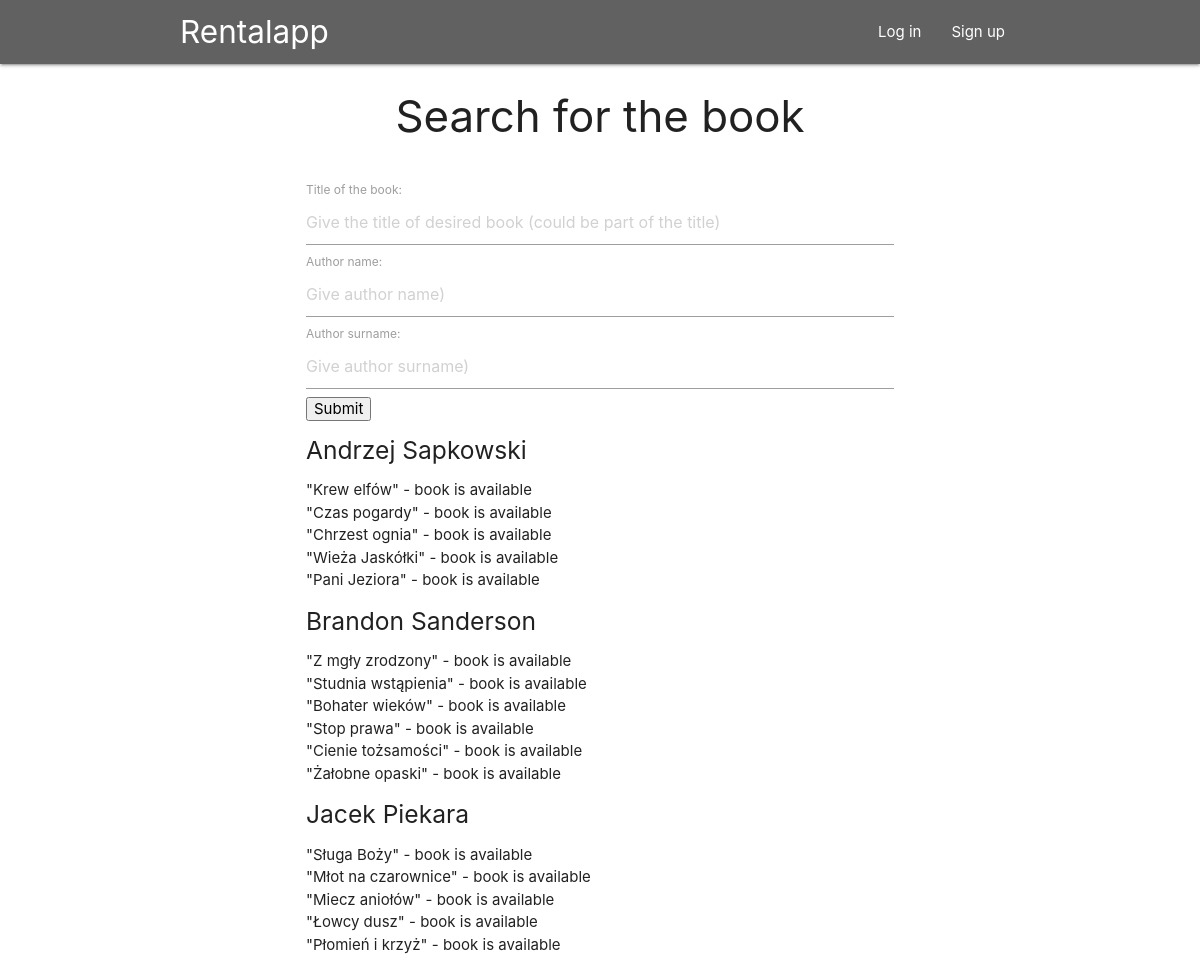
The page /books/result/ on the database its author committed.
### rentalapp/models.py (models this page shows, shortened)
class Book(models.Model):
    title = models.CharField(max_length=30)
    author = models.ForeignKey(Author, on_delete=models.CASCADE)
    is_avaiable = models.BooleanField(default=True)
    is_reserved = models.BooleanField(default=False)

class Author(models.Model):
    name = models.CharField(max_length=30)
    secondname = models.CharField(max_length=30, default='')
    surname = models.CharField(max_length=30)
    def __str__(self):
        return f'{self.name} {self.secondname + " " if self.secondname!="" else ""}{self.surname}'

### rentalapp/views.py (the view)
# urls.py: path('books/result/', views.result, name='result'),
def result(request):
    if request.method == 'POST':
        form = SearchBooksForm(request.POST)
    else:
        form = SearchBooksForm()
    author_list = Author.objects.filter(
        name__contains=request.POST.get("given_author_name",""),
        surname__contains=request.POST.get("given_author_surname","")
        )
    book_list = []
    for author in author_list:
        temp = author.book_set.filter(title__contains=request.POST.get("given_title",""))
        if temp.exists():
            book_list.append(temp)
    context = {'book_list':book_list, 'form':form}
    return render(request, 'rentalapp/result.html', context)

### rentalapp/forms.py
class SearchBooksForm(forms.Form):
    given_title = forms.CharField(label='Title of the book', required=False)
    given_title.widget.attrs['placeholder'] = 'Give the title of desired book (could be part of the title)'
    given_title.widget.attrs['name'] = 'given_title'
    given_author_name = forms.CharField(label='Author name', required=False)
    given_author_name.widget.attrs['placeholder'] = 'Give author name)'
    given_author_name.widget.attrs['name'] = 'given_author_name'
    given_author_surname = forms.CharField(label='Author surname', required=False)
    given_author_surname.widget.attrs['placeholder'] = 'Give author surname)'
    given_author_surname.widget.attrs['name'] = 'given_author_surname'

### rentalapp/templates/rentalapp/result.html
{% extends 'rentalapp/books.html' %}
{% block result %}
    {% if book_list %}
        {% for books_of_author in book_list %}
            <h5>{{ books_of_author.0.author }}</h5>
            <ul>
            {% for book in books_of_author %}
            <a class="non-colored" href="{% url 'rentalapp:book_details' book_id=book.id %}">
                <li>
                "{{ book.title }}"
                {% if book.is_avaiable %}
                - book is available
                {% elif book.is_reserved %}
                - book is not available and book is book.is_reserved
                {% else %}
                - book is not available but can be book.is_reserved
                {% endif %}
                </li>
            </a>
            {% endfor %}
            </ul>
        {% endfor %}
    {% else %}
        <p>No books are available.</p>
    {% endif %}
{% endblock result %}

### rentalapp/templates/rentalapp/books.html (shortened to what this page needs)
{% extends 'base.html' %}
{% block content %}
    <div class="container">
        <h3 style="text-align: center">Search for the book</h3>
        <br />
        <form action="/books/result/" method="post">
            {{ form }}
            <input type="submit" value="Submit">
        </form>
        {% block result %}
        {% endblock %}
    </div>
{% endblock %}

### templates/base.html (shortened to what this page needs)
{% load static %}
<html lang="en">
<head>
    <link rel="stylesheet" href="https://cdnjs.cloudflare.com/ajax/libs/materialize/1.0.0/css/materialize.min.css">
    <link rel="stylesheet" type="text/css" href="{% static 'styles.css' %}" />
</head>
<body>
    <nav class="grey darken-2">
        <div class="container nav-wrapper">
            <a href="/" class="brand-logo">Rentalapp</a>
            <ul id="nav-mobile" class="right">
                {% if user.is_authenticated %}
                <li><a href="/">Home</a></li>
                <li><a href="{% url 'rentalapp:description' %}">Description</a></li>
                {% if user.is_staff %}
                    <li><a href="{% url 'admin:index' %}">Admin panel</a></li>
                {% endif %}
                <li><a href="{% url 'accounts:logout' %}">Log out ({{ user.get_username }})</a></li>
                {% else %}
                <li><a href="{% url 'accounts:login' %}">Log in</a></li>
                <li><a href="{% url 'accounts:signup' %}">Sign up</a></li>
                {% endif %}
            </ul>
        </div>
    </nav>
    <div class="container">
        {% block content %}
        {% endblock %}
    </div>
</body >
</html>

### static/styles.css (style rules this page uses)
.non-colored { color: inherit }

### rows shown on the page
Book: author.surname "Andrzej Sapkowski", title "Krew elfów", is_avaiable "- book is available"
Book: title "Czas pogardy", is_avaiable "- book is available"
Book: title "Chrzest ognia", is_avaiable "- book is available"
Book: title "Wieża Jaskółki", is_avaiable "- book is available"
Book: title "Pani Jeziora", is_avaiable "- book is available"
Book: author.surname "Brandon Sanderson", title "Z mgły zrodzony", is_avaiable "- book is available"
Book: title "Studnia wstąpienia", is_avaiable "- book is available"
Book: title "Bohater wieków", is_avaiable "- book is available"
Book: title "Stop prawa", is_avaiable "- book is available"
Book: title "Cienie tożsamości", is_avaiable "- book is available"
Book: title "Żałobne opaski", is_avaiable "- book is available"
Book: author.surname "Jacek Piekara", title "Sługa Boży", is_avaiable "- book is available"
Book: title "Młot na czarownice", is_avaiable "- book is available"
Book: title "Miecz aniołów", is_avaiable "- book is available"
Book: title "Łowcy dusz", is_avaiable "- book is available"
Book: title "Płomień i krzyż", is_avaiable "- book is available"
